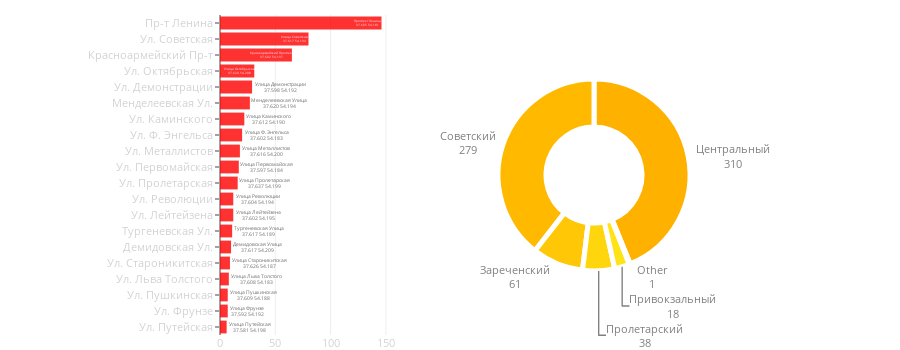

Notebook cell for this chart:
### Code cell
street_area_combine(city_data)

### Figure 1 — Plotly figure (JSON) as saved in the notebook; plotly's stock layout.template omitted (floating-point values rounded to 4 significant figures)
{"data": [{"hoverinfo": "text", "marker": {"color": "red"}, "opacity": 0.8, "orientation": "h", "showlegend": false, "text": ["Проспект Ленина<br>37.605 54.181", "Улица Советская<br>37.617 54.194", "Красноармейский Проспект<br>37.602 54.197", "Улица Октябрьская<br>37.620 54.208", "Улица Демонстрации<br>37.598 54.192", "Менделеевская Улица<br>37.620 54.194", "Улица Каминского<br>37.612 54.190", "Улица Ф. Энгельса<br>37.602 54.183", "Улица Металлистов<br>37.616 54.200", "Улица Первомайская<br>37.597 54.184", "Улица Пролетарская<br>37.637 54.199", "Улица Революции<br>37.604 54.194", "Улица Лейтейзена<br>37.602 54.195", "Тургеневская Улица<br>37.617 54.189", "Демидовская Улица<br>37.617 54.209", "Улица Староникитская<br>37.626 54.187", "Улица Льва Толстого<br>37.608 54.183", "Улица Пушкинская<br>37.609 54.188", "Улица Фрунзе<br>37.592 54.192", "Улица Путейская<br>37.581 54.198"], "type": "bar", "uid": "1c2a6294-4a60-11e9-a92f-3c15c2cf2370", "x": [146, 80, 65, 31, 29, 27, 22, 20, 18, 17, 16, 12, 12, 11, 10, 9, 8, 7, 7, 6], "y": ["Пр-т Ленина", "Ул. Советская", "Красноармейский Пр-т", "Ул. Октябрьская", "Ул. Демонстрации", "Менделеевская Ул.", "Ул. Каминского", "Ул. Ф. Энгельса", "Ул. Металлистов", "Ул. Первомайская", "Ул. Пролетарская", "Ул. Революции", "Ул. Лейтейзена", "Тургеневская Ул.", "Демидовская Ул.", "Ул. Староникитская", "Ул. Льва Толстого", "Ул. Пушкинская", "Ул. Фрунзе", "Ул. Путейская"]}, {"domain": {"x": [0.1, 1], "y": [0.2, 0.8]}, "hole": 0.5, "hoverinfo": "label+percent+value", "labels": ["Центральный", "Советский", "Зареченский", "Пролетарский", "Привокзальный", "Other"], "marker": {"colors": ["#ffb100", "#ffba00", "#ffc706", "#ffd50e", "#ffe317", "#faed2d"], "line": {"color": "white", "width": 5}}, "sort": false, "textfont": {"color": "grey", "size": 11}, "textinfo": "label+value", "textposition": "outside", "type": "pie", "uid": "1c2a6546-4a60-11e9-afdf-3c15c2cf2370", "values": [310, 279, 61, 38, 18, 1]}], "layout": {"height": 350, "hovermode": "closest", "margin": {"b": 15, "l": 220, "r": 0, "t": 15}, "showlegend": false, "width": 900, "xaxis": {"domain": [0, 0.25], "tickfont": {"color": "lightgrey", "size": 11}}, "yaxis": {"autorange": "reversed", "domain": [0, 1], "tickfont": {"color": "lightgrey", "size": 11}, "ticklen": 4}}}
